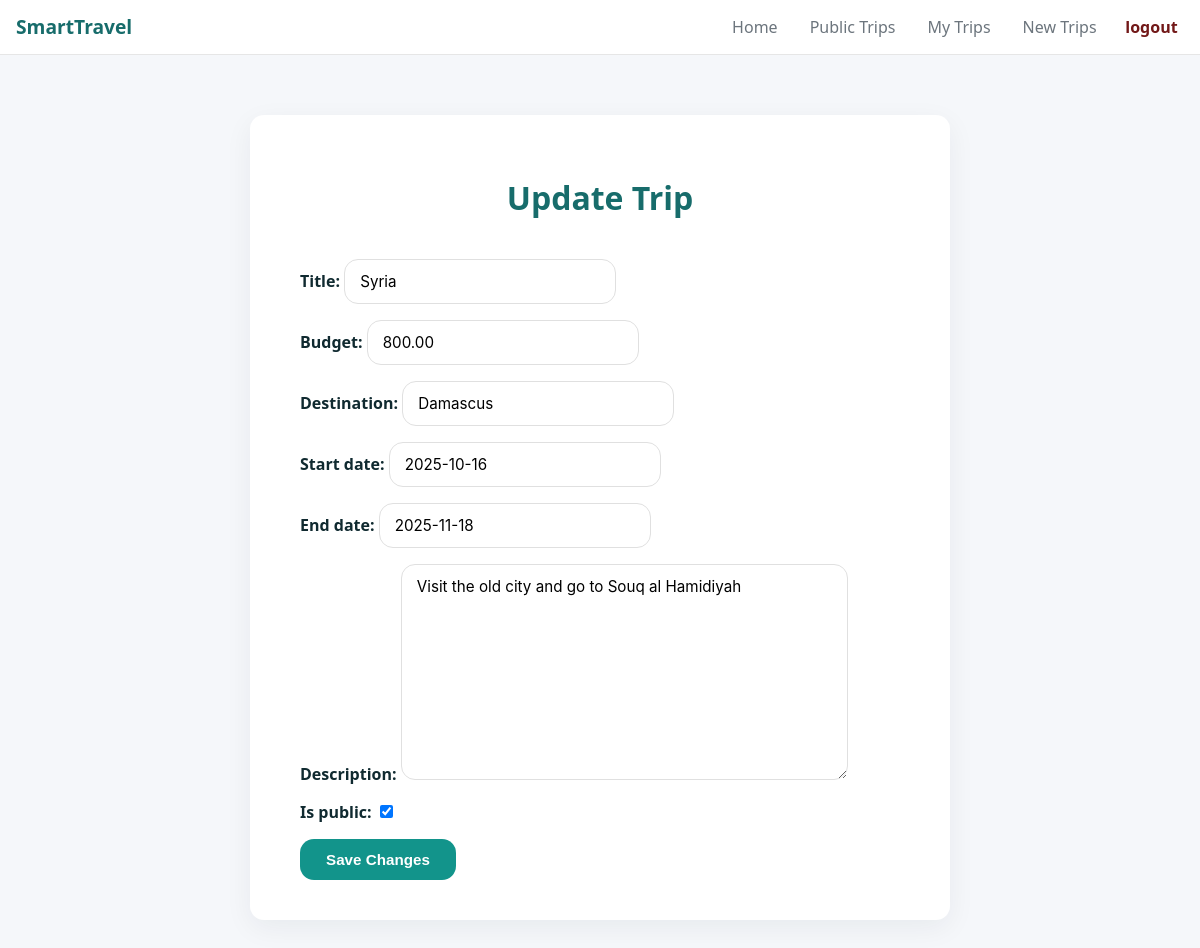
Page /trip/10/update/ (signed in) on the committed database.
### planner/models.py (models this page shows, shortened)
class Trip(models.Model):
    user = models.ForeignKey(User, on_delete=models.CASCADE)
    title = models.CharField(max_length=200)
    destination = models.CharField(max_length=200)
    start_date = models.DateField()
    end_date = models.DateField()
    budget = models.DecimalField(max_digits=10, decimal_places=2)
    description = models.TextField(blank=True, null= True)
    is_public = models.BooleanField(default=False)
    review = models.TextField(blank=True, null=True)
    created_at = models.DateTimeField(auto_now_add=True)

### planner/views.py (the view)
# urls.py: path('trip/<int:pk>/update/', views.TripUdateView.as_view(), name='trip_update'),
class TripUdateView(LoginRequiredMixin,UpdateView):
    model = Trip
    fields = ['title', 'budget', 'destination', 'start_date', 'end_date', 'description', 'is_public']
    template_name = 'trip/trip_form.html'
    success_url = reverse_lazy('my_trips')

### planner/templates/trip/trip_form.html (shortened to what this page needs)
{% extends "base.html" %}
{% block content %}
{% load static %}
<div class="add-trip-container">
<form method="post" class="add-trip-card">
    <h1 class="page-title">Update Trip </h1>
    {{ form.as_p }}
    <button type="submit" class="btn-primary">Save Changes</button>
</form>
</div>
{% endblock %}

### planner/static/css/base.css (style rules this page uses)
:root { --primary: #176c6b; --primary-2: #12948b; --bg: #f6f7f8; --card: #ffffff; --muted: #6c757d; --logout-color: #721818; --accent: #e76f51; --dark: #102a30; --radius: 14px; --shadow: 0 8px 28px rgba(16, 42, 48, 0.06); }
* { box-sizing: border-box }
body { margin: 0; font-family: system-ui, -apple-system, "Segoe UI", Roboto, Arial; background: var(--bg); color: #111; font-size: 16px; }

### planner/static/css/home.css (style rules this page uses)
:root { --primary: #176c6b; --primary-2: #12948b; --accent: #e76f51; --muted: #6c757d; --bg: #f5f7fa; --card: #ffffff; --dark: #102a30; --radius: 14px; --shadow: 0 8px 28px rgba(16, 42, 48, 0.06); }
* { box-sizing: border-box }
body { margin: 0; font-family: "Segoe UI", Tahoma, Geneva, Verdana, sans-serif; background: var(--bg); color: var(--dark); -webkit-font-smoothing: antialiased; }

### planner/static/css/add_trip.css (style rules this page uses)
body { background: var(--bg); font-family: 'Inter', sans-serif; color: var(--dark); -webkit-font-smoothing: antialiased; }
.add-trip-container { display: flex; justify-content: center; align-items: flex-start; min-height: 100vh; padding: 60px 20px; }
.add-trip-card { background: var(--card); padding: 40px 50px; border-radius: var(--radius); box-shadow: var(--shadow); width: 100%; max-width: 700px; animation: fadeIn 0.6s ease; }
.page-title { font-size: 1.9rem; color: var(--primary); font-weight: 700; margin-bottom: 10px; }
label { font-weight: 600; margin-bottom: 6px; color: var(--dark); }
input, select, textarea { padding: 12px 15px; border-radius: var(--radius); border: 1px solid #e0e0e0; font-size: 0.95rem; outline: none; transition: all 0.3s ease; background-color: var(--card); font-family: 'Inter', sans-serif; }
a.btn-primary, a.delete-btn, a.update-btn, button.btn-primary { background: var(--primary-2); color: white; border: none; padding: 12px 26px; border-radius: var(--radius); font-weight: 600; cursor: pointer; transition: all 0.3s ease; font-size: 0.95rem; text-decoration: none; }

### planner/static/css/public_trips.css (style rules this page uses)
body { background: var(--bg); font-family: "Segoe UI", Tahoma, Geneva, Verdana, sans-serif; color: var(--dark); margin: 0; }
.page-title { text-align: center; font-size: 2rem; margin-bottom: 40px; color: var(--primary); }

### rows in the picture
Trip: title "Syria", budget "800.00", destination "Damascus", start_date "2025-10-16", end_date "2025-11-18", description "Visit the old city and go to Souq al Hamidiyah", is_public "☑"
